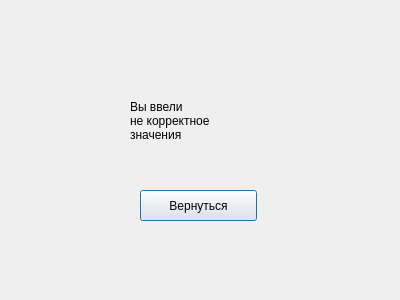
<?xml version="1.0" encoding="UTF-8"?>
<ui version="4.0">
 <class>Dialog</class>
 <widget class="QDialog" name="Dialog">
  <property name="geometry">
   <rect>
    <x>0</x>
    <y>0</y>
    <width>400</width>
    <height>300</height>
   </rect>
  </property>
  <property name="windowTitle">
   <string>Dialog</string>
  </property>
  <widget class="QLabel" name="wrnTxt">
   <property name="geometry">
    <rect>
     <x>130</x>
     <y>80</y>
     <width>161</width>
     <height>81</height>
    </rect>
   </property>
   <property name="text">
    <string>Вы ввели 
не корректное 
значения</string>
   </property>
  </widget>
  <widget class="QPushButton" name="warnOkBtn">
   <property name="geometry">
    <rect>
     <x>140</x>
     <y>190</y>
     <width>117</width>
     <height>31</height>
    </rect>
   </property>
   <property name="text">
    <string>Вернуться</string>
   </property>
  </widget>
 </widget>
 <resources/>
 <connections/>
</ui>
